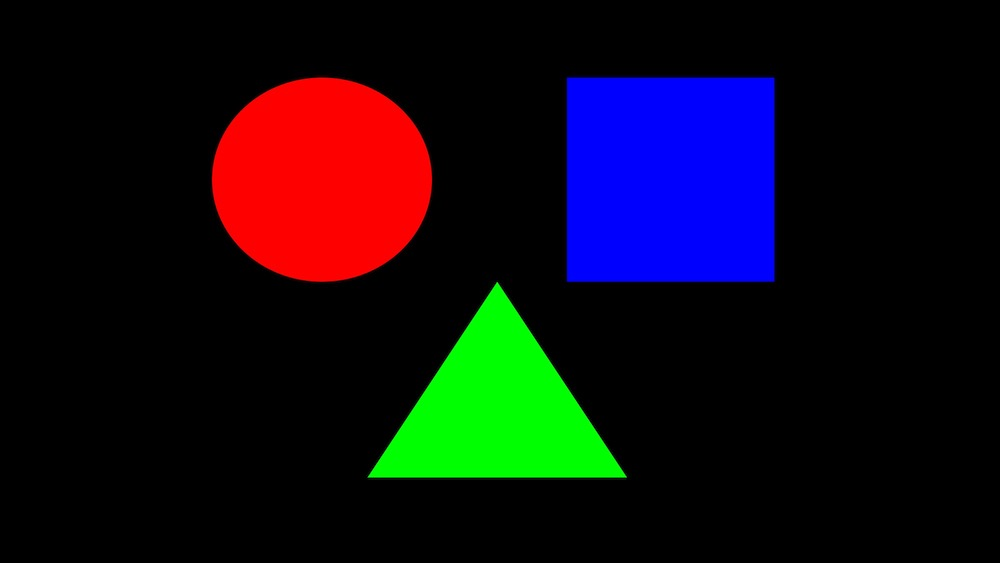
#> input picture image processing/kodak dataset/RGB_kleuren.jpg, 1000 x 563 px
$ jupyter execute --allow-errors oefening6_histogram.ipynb
#> lines starting #> are read from the running program, lines starting #| are printed output that depends on the picture
[cell 1]
import matplotlib.pyplot as plt
import cv2 as cv
import numpy as np

[cell 2]
afbeelding = cv.imread('kodak dataset/RGB_kleuren.jpg')
#> afbeelding is the input picture: shape (563, 1000, 3); mean B, G, R 19.4, 11.6, 16.1
# convert to RGB
afbeelding = cv.cvtColor(afbeelding, cv.COLOR_BGR2RGB)

[cell 3]
plt.imshow(afbeelding)
plt.show()

[cell 4]
afbeelding.shape
#> Out = (563, 1000, 3)

[cell 5]
# de afzonderlijke kleurkanalen (rgb)
rood  = afbeelding[:,:,0]
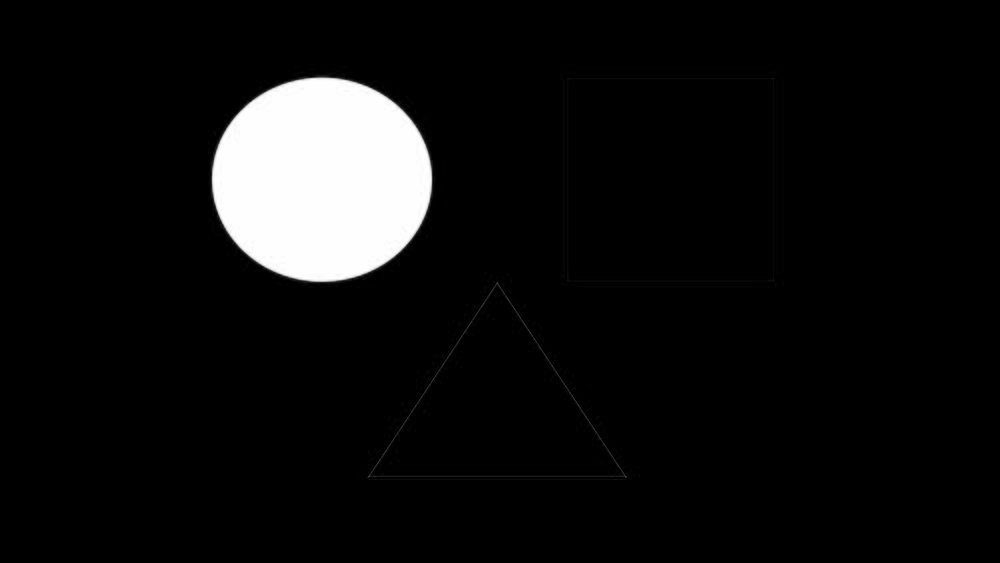
#> rood: shape (563, 1000); min 0, max 255, mean 16.1
groen = afbeelding[:,:,1]
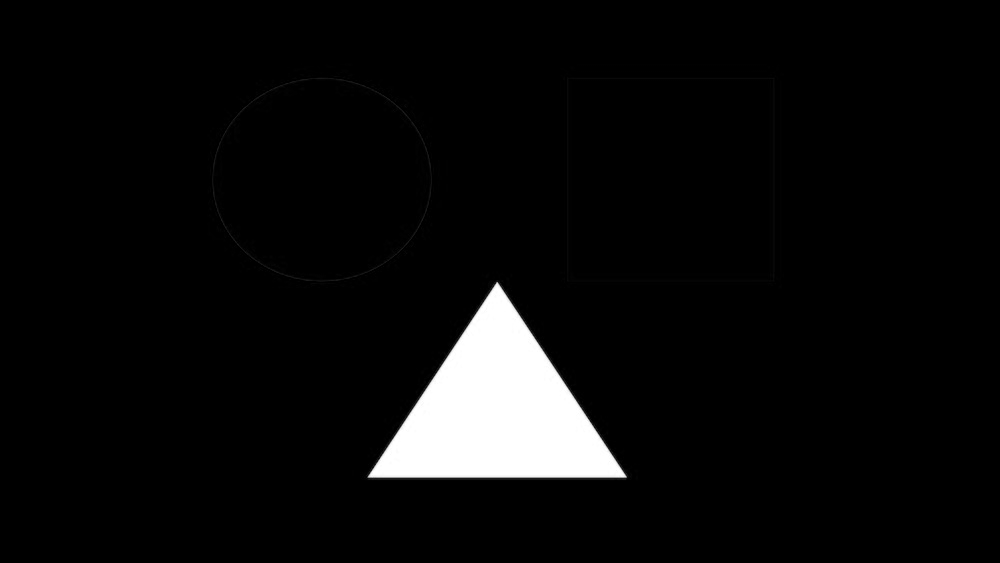
#> groen: shape (563, 1000); min 0, max 255, mean 11.6
blauw = afbeelding[:,:,2]
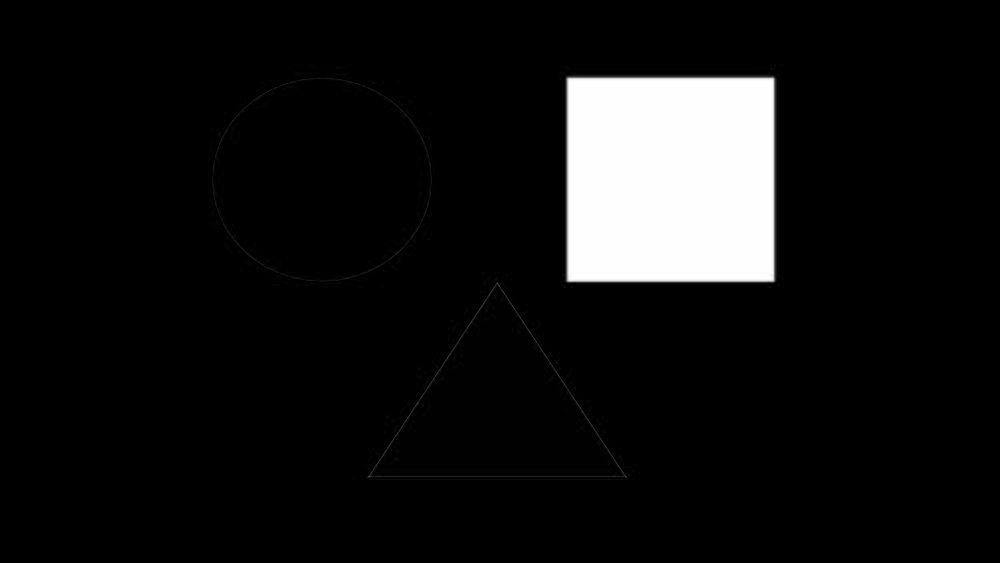
#> blauw: shape (563, 1000); min 0, max 255, mean 19.4

[cell 6]
flatten_groen = groen.flatten()
flatten_groen.shape
#> Out = (563000,)

[cell 7]
# Hier zie je dat alles overwegend zwart is (0)
# En de andere kleur is 255.
plt.hist(flatten_groen,bins=50)
plt.show()
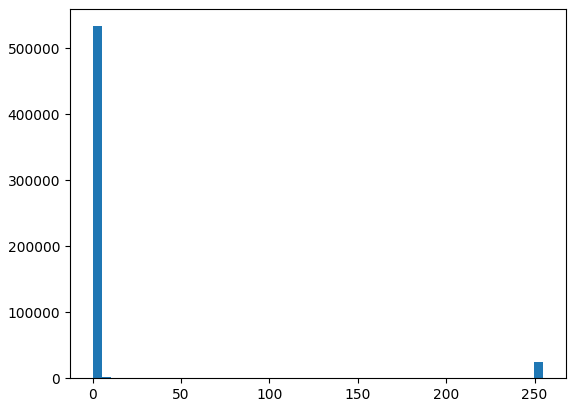
#> figure drawn by matplotlib, 1 panel; tallest bar 533624 high, from x = 0 to 5.1

[cell 8]
# We doen dit nog een keer maar nu met een natuurlijke afbeelding
afbeelding = cv.imread('kodak dataset/kodim23.png')
# convert to RGB
#> (the rest of this cell did not finish here and is left out)

#> (a cell that did not finish here is left out)

#> (a cell that did not finish here is left out)

[cell 11]
flatten_groen = groen.flatten()
flatten_groen.shape
#> Out = (563000,)
